Frame 1 (no input): blank canvas, image omitted
Frame 60 (the mouse pressed at the canvas centre just before this capture): blank canvas, image omitted
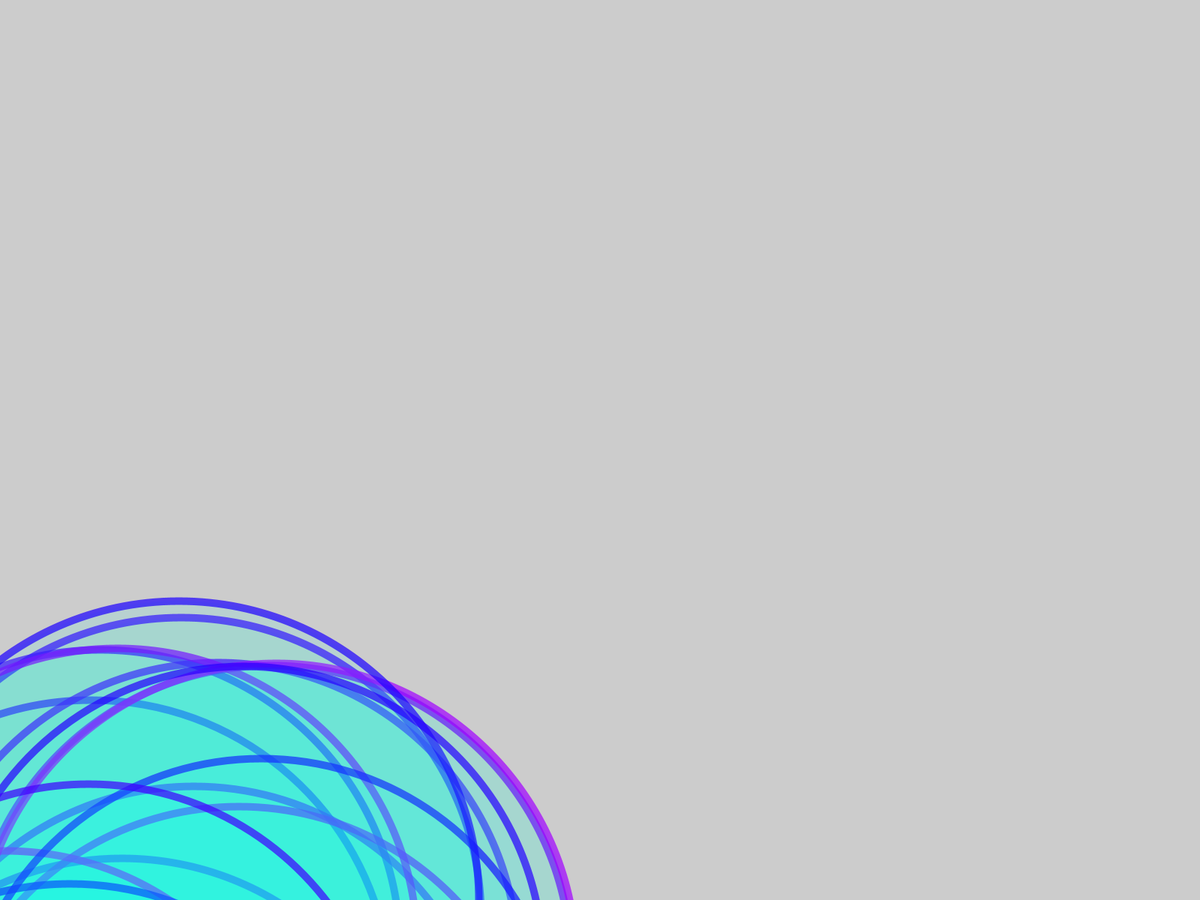
Frame 120 (the mouse held since frame 60 and released just before this capture)

The Processing sketch whose frames 1 and 60 were blank and that drew this single picture after the mouse press (run headless with seeded random() and noise(); from frame 60 on, the mouse is pressed at the canvas centre):

// Processing sketch: sketch_1_7
// ── sketch_1_7.pde
void setup () {
  fullScreen();
  //size(400, 400);
  
}

void draw () {

  //background (0, 0, 255);
  //frameRate(15);
  
  // line interactive
  strokeWeight(10);
  colorMode(RGB);
  stroke(frameCount * 5 % 255, 0, 255, 180);
  println(frameCount, frameCount % 255);
  colorMode(HSB, 360, 100, 100);
  fill(150 + frameCount/4 % 100, 100, 100, 25);
  ellipse(random(0,400), height * (1 + random(0,1)), mouseX, mouseX);
}
